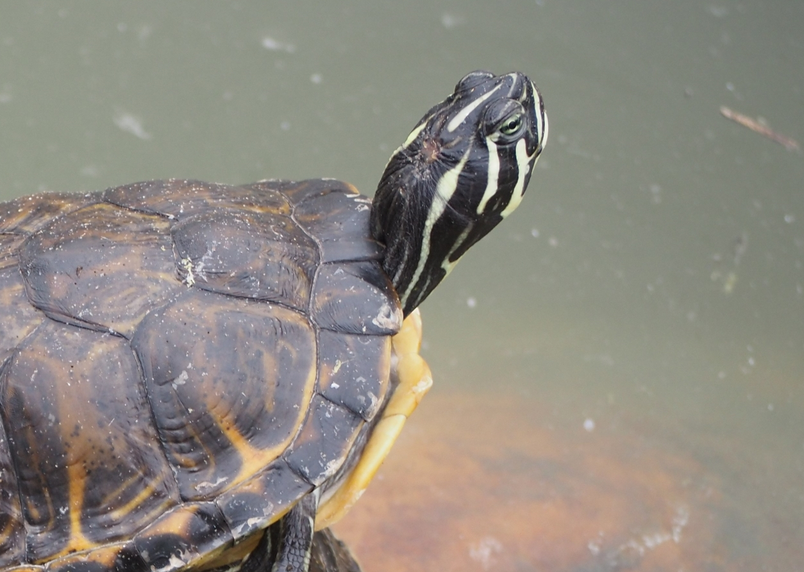
#> input picture 计算机视觉/实验二/sift/p1.png, 804 x 572 px, shrunk from 1254 x 891 before the run, found by its file name; its folder holds 4 pictures in this run
$ python thinker1.py
#> lines starting #> are read from the running program, lines starting #| are printed output that depends on the picture
import os
import sys
import cv2 as cv

# 设置当前工作目录
os.chdir('D:\\WeChat Files\\wxid_f44hm2h9kdox22\\FileStorage\\File\\2024-05\\实验二')

# 图像所在文件夹相对路径
imgPath = 'sift\\'
imgList = os.listdir(imgPath)
imgs = []

for imgName in imgList:
    pathImg = os.path.join(imgPath, imgName)
    img = cv.imread(pathImg)
#> img is the input picture: shape (572, 804, 3); mean B, G, R 129.2, 137.9, 142.7
    if img is None:
        print("图片不能读取：" + imgName)
        sys.exit(-1)
    imgs.append(img)

stitcher = cv.Stitcher.create(cv.Stitcher_PANORAMA)
_result, pano = stitcher.stitch(imgs)
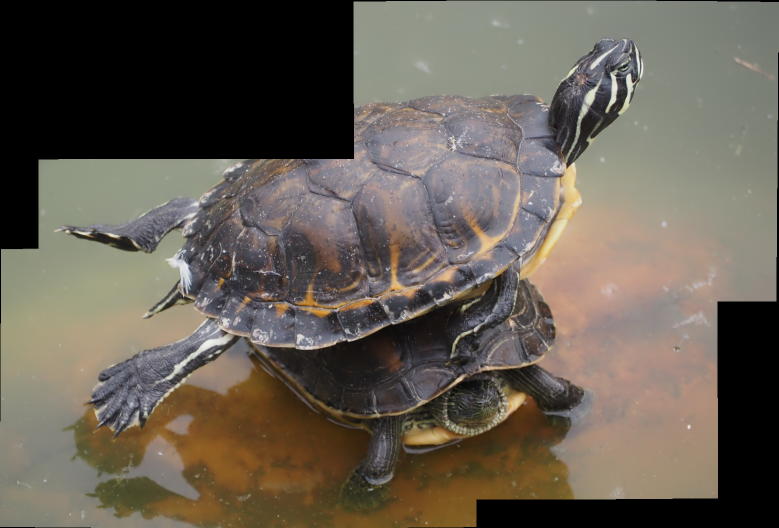
#> pano: shape (1056, 1557, 3) (shown at 1/2 size); mean of channels 0, 1, 2 84.1, 94.9, 102.6; drawn as B, G, R
if _result == cv.Stitcher_OK:
    cv.imwrite('result1\\pano.png', pano)
    print("拼接完成并成功保存为 'pano.png'")
else:
    print("拼接失败：需要更多的图像或图像内容不足")
